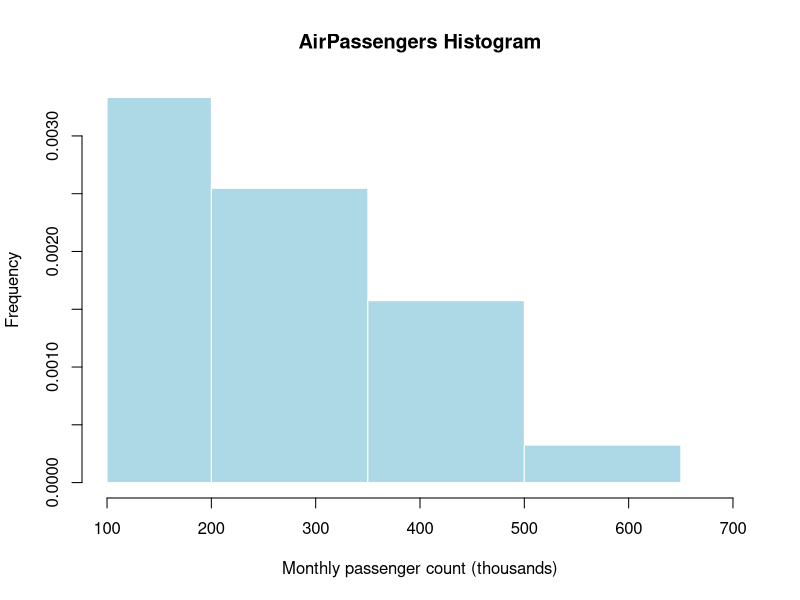

Reproduce this figure in R.
# Exercise 5: Histogram of AirPassengers
data("AirPassengers", package = "datasets")
passengers <- as.numeric(AirPassengers)

# The prompt asks to start the x-axis at 100 and use 150-wide bins
# from 200 to 700. Breaks are 100, 200, 350, 500, 650, 700 so the
# first bin starts at 100 and the requested 150-wide bins cover 200-650.
# Use explicit breaks to make the requested intervals visible.
breaks <- c(100, 200, 350, 500, 650, 700)
hist(passengers, breaks = breaks, include.lowest = TRUE,
     main = "AirPassengers Histogram",
     xlab = "Monthly passenger count (thousands)",
     ylab = "Frequency", col = "lightblue", border = "white",
     xlim = c(100, 700))
